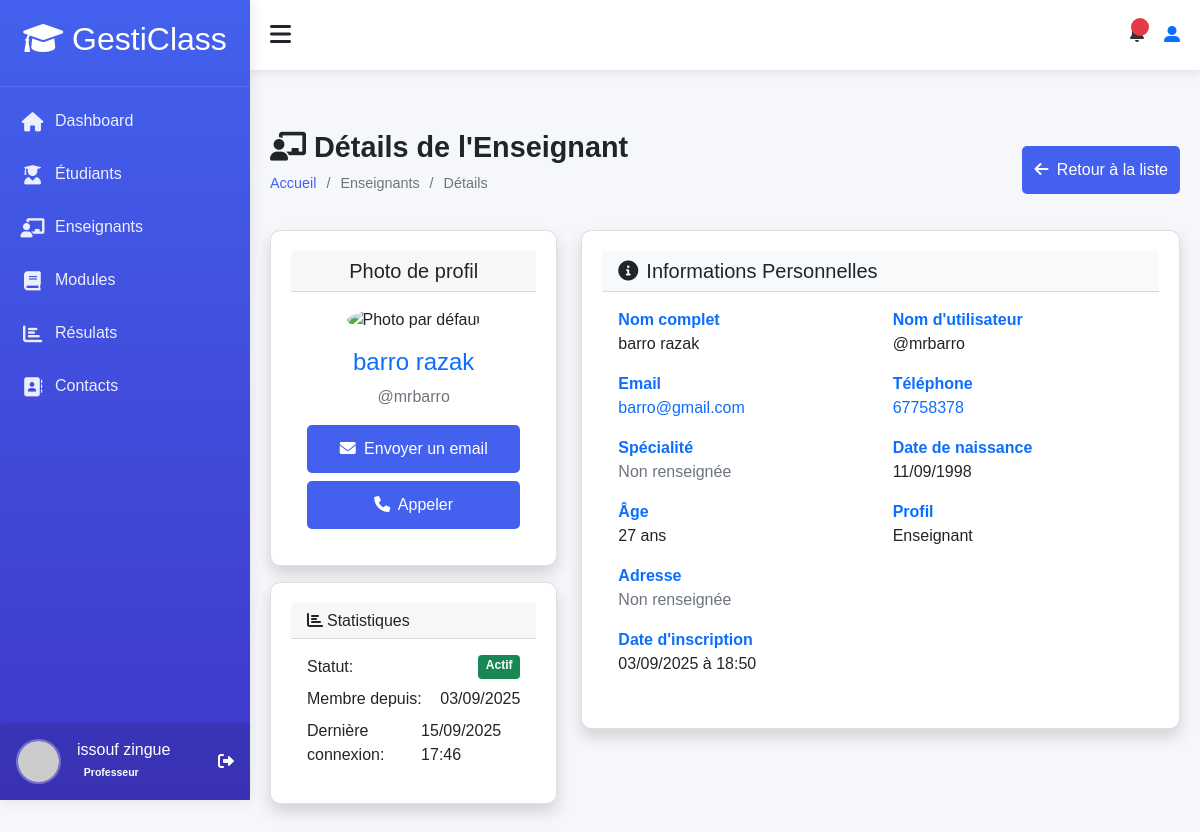
Before: /accounts/teacher/5/detail/ (signed in) with the older database file.
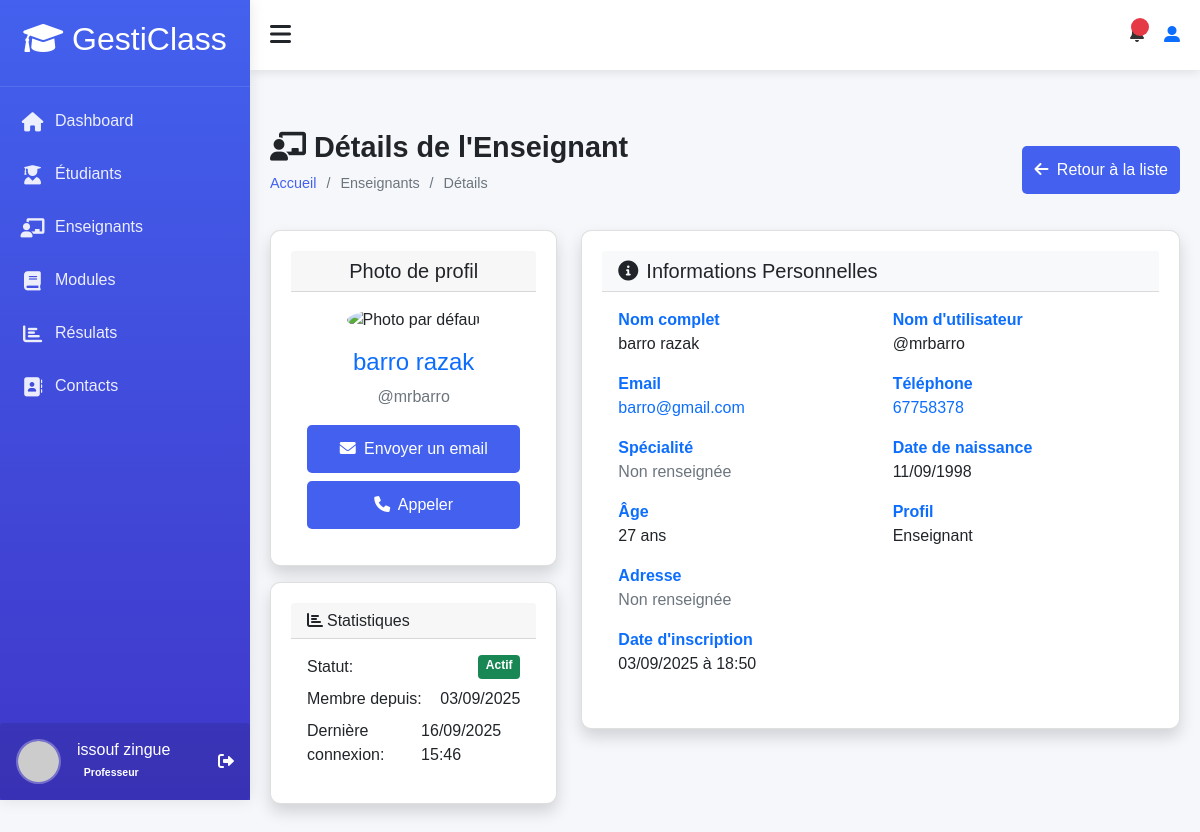
After: the same page with the newer database file.
### accounts/models.py (models this page shows, shortened)
class User(AbstractUser):
    ROLE_CHOICES = (
        ('admin', 'Administrateur'),
        ('teacher', 'Enseignant'),
        ('student', 'Élève'),
    )
    profil = models.CharField(max_length=10, choices=ROLE_CHOICES, default='student')
    phone = models.CharField(max_length=20, blank=True)
    birth_date = models.DateField(null=True, blank=True)
    photo = models.ImageField(upload_to='users/', null=True, blank=True)
    specialty = models.CharField(max_length=100, null=True, blank=True)
    hire_date = models.DateField(null=True, blank=True)
    address = models.TextField(blank=True)
    phone_number = models.CharField(max_length=15, blank=True)
    date_of_birth = models.DateField(null=True, blank=True)
    class Meta:
        permissions = [
        ("peut_acceder_module", "Peut acceder au module"),
        ("peut_acceder_aux_eleve", "Peut acceder aux eleves"),
        ("peut_acceder_aux_enseignants", "peut acceder aux enseigants"),
        ("peut_acceder_aux_roles", "peut acceder aux roles"),
        ("peut_acceder_au_dashboard", "Peut accéder au tableau de bord "),
        ("dashboard", "Peut voir les infos utiles  pour des étudiants"),
        ("peut_voir_infos_utile_teacher", "Peut voir les infos utiles pour des enseignants"),
        ("peut_agir_infos_utile_student", "Peut agir sur les infos utiles pour des étudiants"),
        ("peut_agir_infos_utile_teacher", "Peut agir sur les infos utiles pour des enseignants"),
        ("can_view_student_performance_data", "Peut voir ses données de performance  étudiants"),
        ("can_view_teacher_module_performance_data", "Peut voir les données de performance des modules des enseignants"),
        ("can_view_all_students_performance_data ", "Peut voir les données de performance de tous les étudiants"),
        ("can_view_student_list", "Peut voir la liste des étudiants"),
        ("can_view_teacher_list", "Peut voir la liste des enseignants"),
        ("can_view_module_list", "Peut voir la liste des modules"),
        ("can_view_results_list", "Peut voir la liste résultats"),
        ("can_view_suggestions_list", "Peut voir la liste des suggestions"),
        ("can_view_module_details", "Peut les details d'un module"),
        ("can_view_student_details", "Peut voir les détails d'un étudiant"),
        ("can_view_teacher_details", "Peut voir les détails d'un enseignant"),
        ("can_view_own_details", "Peut voir ses propres détails"),
        ("cans_view_results", "Peut voir les résultats"),
        ("can_view_own_results", "Peut voir ses propres résultats"),
        ("can_view_section__admin", "Peut voir la d'administration des section"),
        ("view_role", "Peut voir les rôles"),
        ("add_role", "Peut ajouter un rôle"),
        ("change_role", "Peut modifier un rôle"),
        ("delete_role", "Peut supprimer un rôle"),
        ("assign_role", "Peut assigner des rôles"),
        ("view_timetable", "Peut voir l'emploi du temps"),
        ("manage_timetable", "Peut gérer l'emploi du temps"),
        ("can_add_teacher", "Peut ajouter un enseignant"),
        ("can_add_student", "Peut ajouter un étudiant"),
        ("can_change_teacher", "Peut modifier un enseignant"),
        ("can_change_student", "Peut modifier un étudiant"),
        ("can_delete_teacher", "Peut supprimer un enseignant"),
        ("can_delete_student", "Peut supprimer un étudiant"),
        ("can_view_schoolinfo", "Peut voir les informations de l'école"),
        ("can_add_schoolinfo", "Peut ajouter les informations de l'école"),
        ("can_change_schoolinfo", "Peut modifier les informations de l'école"),
        ("can_delete_schoolinfo", "Peut supprimer les informations de l'école"),
        ]

### accounts/views.py (the view)
# urls.py: path('teacher/<int:teacher_id>/detail/', views.teacher_detail,
@login_required
@permission_required('accounts.can_view_teacher_details', raise_exception=True)
def teacher_detail(request, teacher_id):
    teacher = get_object_or_404(User, id=teacher_id, profil='teacher')
    context = {
        'teacher': teacher,
        'title': f'Détails de {teacher.get_full_name()}'
    }
    return render(request, 'teachers/teacher_detail.html', context)

### accounts/templates/teachers/teacher_detail.html (shortened to what the changed rows need)
{% extends "models/base.html" %}
{% load static %}
{% block content %}
<div class="content">
    <div class="page-title">
        <div>
            <h2><i class="fas fa-chalkboard-teacher me-2"></i>Détails de l'Enseignant</h2>
        </div>
    </div>
    <div class="row">
        <div class="col-md-4 mb-4">
            <div class="card shadow">
                <div class="card-body text-center">
                    {% if teacher.photo %}
                        <img src="{{ teacher.photo.url }}"
                             class="img-fluid rounded-circle mb-3"
                             alt="Photo de {{ teacher.get_full_name }}"
                             style="width: 200px; height: 200px; object-fit: cover;">
                    {% else %}
                        <img src="{% static 'img/default-avatar.png' %}"
                             class="img-fluid rounded-circle mb-3"
                             alt="Photo par défaut"
                             style="width: 200px; height: 200px; object-fit: cover;">
                    {% endif %}
                    <h4 class="text-primary">{{ teacher.get_full_name }}</h4>
                    <p class="text-muted">@{{ teacher.username }}</p>
                    <div class="d-grid gap-2">
                        <a href="mailto:{{ teacher.email }}" class="btn btn-outline-primary">
                        </a>
                        {% if teacher.phone %}
                        <a href="tel:{{ teacher.phone }}" class="btn btn-outline-success">
                        </a>
                        {% endif %}
                    </div>
                </div>
            </div>
            <div class="card shadow mt-3">
                <div class="card-body">
                    <div class="d-flex justify-content-between mb-2">
                        <span>Membre depuis:</span>
                        <span>{{ teacher.date_joined|date:"d/m/Y" }}</span>
                    </div>
                    <div class="d-flex justify-content-between">
                        <span>Dernière connexion:</span>
                        <span>
                            {% if teacher.last_login %}
                                {{ teacher.last_login|date:"d/m/Y H:i" }}
                            {% else %}
                                Jamais connecté
                            {% endif %}
                        </span>
                    </div>
                </div>
            </div>
        </div>
        <div class="col-md-8">
            <div class="card shadow">
                <div class="card-body">
                    <div class="row">
                        <div class="col-md-6">
                            <div class="info-item mb-3">
                                <label class="fw-bold text-primary">Nom complet</label>
                                <p class="mb-0">{{ teacher.get_full_name }}</p>
                            </div>
                        </div>
                        <div class="col-md-6">
                            <div class="info-item mb-3">
                                <label class="fw-bold text-primary">Nom d'utilisateur</label>
                                <p class="mb-0">@{{ teacher.username }}</p>
                            </div>
                        </div>
                    </div>
                    <div class="row">
                        <div class="col-md-6">
                            <div class="info-item mb-3">
                                <p class="mb-0">
                                    <a href="mailto:{{ teacher.email }}" class="text-decoration-none">
                                        {{ teacher.email }}
                                    </a>
                                </p>
                            </div>
                        </div>
                        <div class="col-md-6">
                            <div class="info-item mb-3">
                                <p class="mb-0">
                                    {% if teacher.phone %}
                                        <a href="tel:{{ teacher.phone }}" class=" text-decoration-none">
                                            {{ teacher.phone }}
                                        </a>
                                    {% else %}
                                        <span class="text-muted">Non renseigné</span>
                                    {% endif %}
                                </p>
                            </div>
                        </div>
                    </div>
                    <div class="row">
                        <div class="col-md-6">
                            <div class="info-item mb-3">
                                <label class="fw-bold text-primary">Date de naissance</label>
                                <p class="mb-0">
                                    {% if teacher.birth_date %}
                                        {{ teacher.birth_date|date:"d/m/Y" }}
                                    {% else %}
                                        <span class="text-muted">Non renseignée</span>
                                    {% endif %}
                                </p>
                            </div>
                        </div>
                    </div>
                    <div class="row">
                        <div class="col-md-6">
                            <div class="info-item mb-3">
                                <label class="fw-bold text-primary">Âge</label>
                                <p class="mb-0">
                                    {% if teacher.birth_date %}
                                        {{ teacher.birth_date|timesince }}
                                    {% else %}
                                        <span class="text-muted">Inconnu</span>
                                    {% endif %}
                                </p>
                            </div>
                        </div>
                    </div>
                    <div class="info-item mb-3">
                        <label class="fw-bold text-primary">Date d'inscription</label>
                        <p class="mb-0">{{ teacher.date_joined|date:"d/m/Y à H:i" }}</p>
                    </div>
                </div>
            </div>
        </div>
    </div>
</div>
{% endblock%}

Changed rows visible on the page:
changed User "barro razak": last_login "15/09/2025 17:46" → "16/09/2025 15:46"
